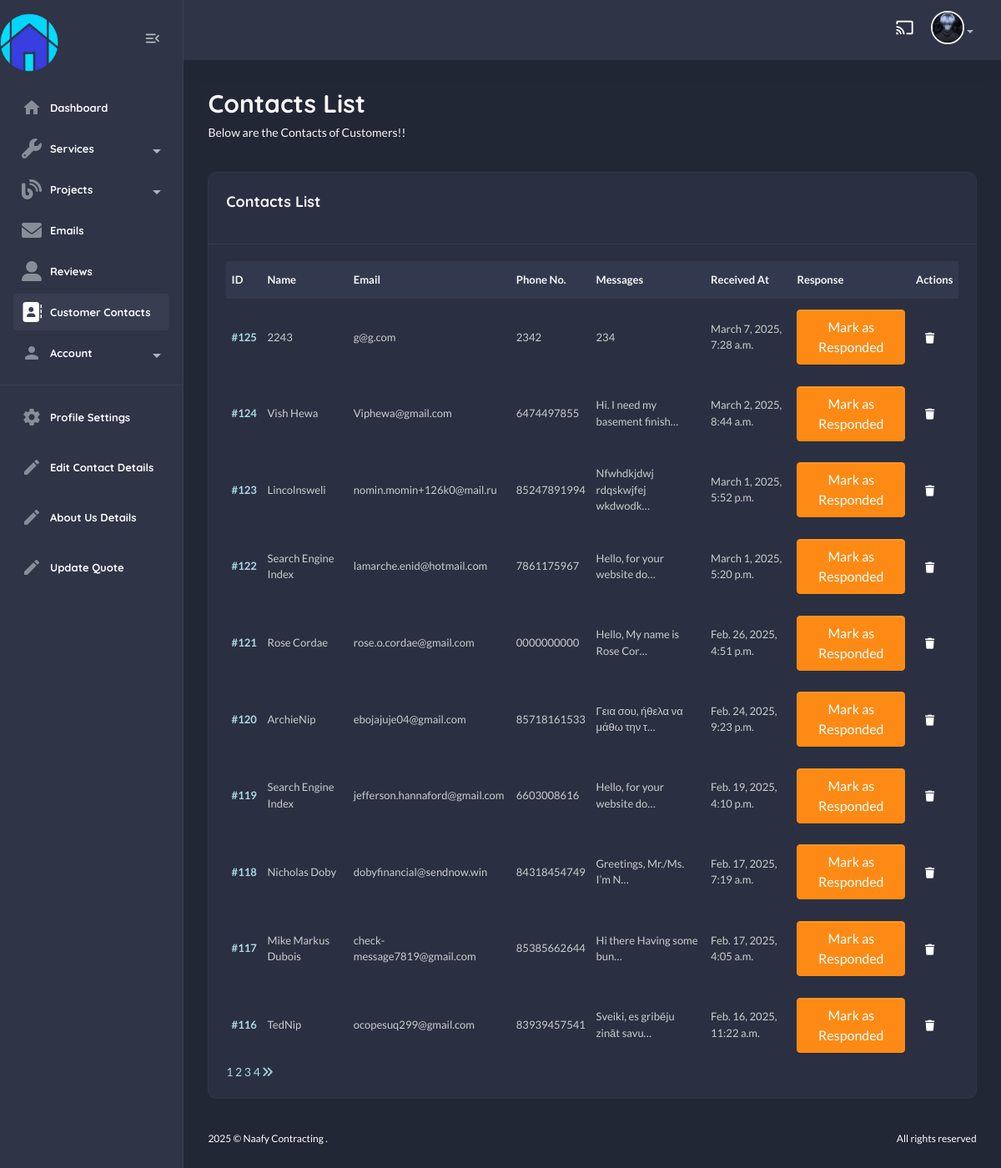
Page /useradmin/contacts/ (signed in) on the committed database.
### useradmin/models.py (models this page shows, shortened)
class Profile(models.Model):
    user = models.OneToOneField(User, on_delete=models.CASCADE)
    first_name = models.CharField(max_length=255, blank=True, null=True)
    last_name = models.CharField(max_length=255, blank=True, null=True)
    email = models.EmailField(max_length=255, blank=True, null=True)
    bio = models.TextField(default="This is My Bio!")
    address = models.CharField(max_length=255, blank=True, null=True)
    profile_image = models.ImageField(upload_to='profile_images/', blank=True, null=True)
    last_updated = models.DateTimeField(auto_now=True)

### contact/models.py (models this page shows, shortened)
class Contact(models.Model):
    name = models.CharField(max_length=100)
    email = models.EmailField(unique=True)
    phone_no = models.CharField(max_length=20, default="+123 456 7890")
    message = models.TextField()
    submitted_at = models.DateTimeField(auto_now_add=True)
    responded = models.BooleanField(default=False)

### useradmin/views.py (the view)
# urls.py: path("contacts/", views.contact_view, name="contact-list"),
@login_required
def contact_view(request):
    contacts = Contact.objects.all().order_by("-id")
    paginator = Paginator(contacts, 10)
    page_number = request.GET.get("page")
    page_obj = paginator.get_page(page_number)
    return render(request, "useradmin/contact-list.html", {"contacts":page_obj})

### home/context_processors.py (called while the page is built)
def default(request):
    contact_details = ContactDetails.objects.first()
    return {
        "contact_details" : contact_details,
    }

### templates/useradmin/contact-list.html (shortened to what this page needs)
{% extends "useradmin/base.html" %}
    {% load static %}
        {% block content %}
            <section class="content-main">
                <div class="content-header">
                    <div>
                        <h2 class="content-title card-title">Contacts List</h2>
                        <p>Below are the Contacts of Customers!!</p>
                    </div>
                </div>
                <div class="card mb-4">
                    <header class="card-header">
                        <h4 class="card-title">Contacts List</h4>
                    </header>
                    <div class="card-body">
                        <div class="table-responsive">
                            <div class="table-responsive">
                                <table class="table align-middle table-nowrap mb-0">
                                    <thead class="table-light">
                                        <tr>
                                            <th class="align-middle" scope="col">ID</th>
                                            <th class="align-middle" scope="col">Name</th>
                                            <th class="align-middle" scope="col">Email</th>
                                            <th class="align-middle" scope="col">Phone No.</th>
                                            <th class="align-middle" scope="col">Messages</th>
                                            <th class="align-middle" scope="col">Received At</th>
                                            <th class="align-middle" scope="col">Response</th>
                                            <th class="align-middle" scope="col">Actions</th>
                                        </tr>
                                    </thead>
                                    <tbody>
                                        {% for c in contacts %}
                                            <tr>
                                                <td><a href="{% url "useradmin:contact-detail" c.id %}" class="fw-bold">#{{c.id}}</a></td>
                                                <td>{{c.name}}</td>
                                                <td>{{c.email}}</td>
                                                <td>{{c.phone_no}}</td>
                                                <td>{{c.message|truncatechars:30}}</td>
                                                <td>{{c.submitted_at}}</td>
                                                <td>
                                                    {% if c.responded %}
                                                        <span class="badge bg-success">Responded</span>
                                                    {% else %}
                                                        <form method="POST" action="{% url "useradmin:contact-response" c.id %}">
                                                            <button type="submit" class="btn btn-warning">Mark as Responded</button>
                                                        </form>
                                                    {% endif %}
                                                </td>
                                                <td>
                                                    <a href="{% url 'useradmin:delete-contact' c.id %}" class="btn btn-sm d-inline"><i class="fas fa-trash"></i></a>
                                                </td>
                                            </tr>
                                        {% endfor %}
                                    </tbody>
                                </table>
                            </div>
                        </div>
                        {% if contacts %}
                            <div class="row">
                                <div class="col-lg-12">
                                    <div class="blog__pagination">
                                        {% for num in contacts.paginator.page_range %}
                                            {% if contacts.number == num %}
                                                <a href="?page={{ num }}" class="active">{{ num }}</a>
                                            {% else %}
                                                <a href="?page={{ num }}">{{ num }}</a>
                                            {% endif %}
                                        {% endfor %}
                                        {% if contacts.has_next %}
                                            <a href="?page={{ contacts.next_page_number }}"><i class="fa fa-angle-double-right"></i></a>
                                        {% endif %}
                                    </div>
                                </div>
                            </div>
                        {% endif %}
                    </div>
                </div>
            </section>
{% endblock content %}

### templates/useradmin/base.html (shortened to what this page needs)
{% load static %}
<!DOCTYPE html>
<html lang="en">
    <head>
        <link href="{% static 'assets1/css/main.css' %}" rel="stylesheet" type="text/css" />
        <link rel="stylesheet" href="https://use.fontawesome.com/releases/v5.15.4/css/all.css">
        <link rel="stylesheet" href="{% static 'css/custom.css' %}" type="text/css">
        <link rel="stylesheet" href="https://cdnjs.cloudflare.com/ajax/libs/font-awesome/6.0.0/css/all.min.css">
    </head>
    <body class="dark">
        <aside class="navbar-aside" id="offcanvas_aside">
            <div class="d-flex justify-content-center align-items-center">
                <a href="{% url 'home:home' %}" target="_blank" class="brand-wrap">
                    <img src="{% static 'img/logo.png' %}" class="logo mr-100 mt-3" width="70px" alt="Naafy Dashboard" />
                </a>
                <div class="mx-3">
                    <button class="btn btn-icon btn-aside-minimize">
                        <i class="text-muted material-icons md-menu_open"></i>
                    </button>
                </div>
            </div>
            <nav>
                <ul class="menu-aside">
                    <li class="menu-item {% url 'useradmin:dashboard' as dashboard_url %} {% if request.path == dashboard_url %}active{% endif %}">
                        <a class="menu-link" href="{% url 'useradmin:dashboard' %}">
                            <i class="icon material-icons md-home"></i>
                            <span class="text">Dashboard</span>
                        </a>
                    </li>
                    <li class="menu-item has-submenu">
                        <a class="menu-link" href="#">
                            <i class="icon fas fa-wrench"></i>
                            <span class="text">Services</span>
                        </a>
                    </li>
                    <li class="menu-item has-submenu">
                        <a class="menu-link" href="#">
                            <i class="icon fas fa-blog"></i>
                            <span class="text">Projects</span>
                        </a>
                    </li>
                    <li class="menu-item {% url 'useradmin:email-list' as email_list_url %} {% if request.path == email_list_url %}active{% endif %}">
                        <a class="menu-link" href="{% url 'useradmin:email-list' %}">
                            <i class="icon fas fa-envelope"></i>
                            <span class="text">Emails</span>
                        </a>
                    </li>
                    <li class="menu-item {% url 'useradmin:reviews-list' as reviews_list_url %} {% if request.path == reviews_list_url %}active{% endif %}">
                        <a class="menu-link" href="{% url 'useradmin:reviews-list' %}">
                            <i class="icon fas fa-user-alt"></i>
                            <span class="text">Reviews</span>
                        </a>
                    </li>
                    <li class="menu-item {% url 'useradmin:contact-list' as contact_list_url %} {% if request.path == contact_list_url %}active{% endif %}">
                        <a class="menu-link" href="{% url 'useradmin:contact-list' %}">
                            <i class="icon fas fa-address-book"></i>
                            <span class="text">Customer Contacts</span>
                        </a>
                    </li>
                        <li class="menu-item has-submenu">
                            <a class="menu-link">
                                <i class="icon material-icons md-person"></i>
                                <span class="text">Account</span>
                            </a>
                </ul>
                <hr />
                <ul class="menu-aside">
                    <li class="menu-item">
                        <a class="menu-link" href="{% url "useradmin:profile" %}">
                            <i class="icon material-icons md-settings"></i>
                            <span class="text">Profile Settings</span>
                        </a>
                    </li>
                </ul>
                <ul class="menu-aside">
                    <li class="menu-item">
                        <a class="menu-link" href="{% url "useradmin:contact-details" %}">
                            <i class="icon material-icons md-edit"></i>
                            <span class="text">Edit Contact Details</span>
                        </a>
                    </li>
                </ul>
                <ul class="menu-aside">
                    <li class="menu-item">
                        <a class="menu-link" href="{% url "useradmin:about-us" %}">
                            <i class="icon material-icons md-edit"></i>
                            <span class="text">About Us Details</span>
                        </a>
                    </li>
                </ul>
                <ul class="menu-aside">
                    <li class="menu-item">
                        <a class="menu-link" href="{% url "useradmin:quote-view" %}">
                            <i class="icon material-icons md-edit"></i>
                            <span class="text">Update Quote</span>
                        </a>
                    </li>
                </ul>
                <br />
                <br />
            </nav>
        </aside>
        <main class="main-wrap">
            <header class="main-header navbar">
                <div class="col-nav ms-auto">
                    <ul class="nav ms-auto">
                        <li class="nav-item">
                            <a href="#" class="requestfullscreen nav-link btn-icon"><i class="material-icons md-cast"></i></a>
                        </li>
                        <li class="dropdown nav-item">
                            {% if request.user.profile.profile_image %}
                            <a class="dropdown-toggle" data-bs-toggle="dropdown" href="#" id="dropdownAccount" aria-expanded="false"> <img class="img-xs rounded-circle" src="{{request.user.profile.profile_image.url}}" alt="User" /></a>
                            {% endif %}
                        </li>
                    </ul>
                </div>
            </header>
            {% block content %}
            {% endblock content %}
            <footer class="main-footer font-xs">
                <div class="row pb-30 pt-15">
                    <div class="col-sm-6">
                        &copy; Naafy Contracting .
                    </div>
                    <div class="col-sm-6">
                        <div class="text-sm-end">All rights reserved</div>
                    </div>
                </div>
            </footer>
        </main>
    </body>
</html>

### rows in the picture
Contact: id "125", name "2243", email "g@g.com", phone_no "2342", message "234", submitted_at "March 7, 2025, 7:28 a.m.", responded "Mark as Responded"
Contact: id "124", name "Vish Hewa", email "Viphewa@gmail.com", phone_no "6474497855", message "Hi. I need my basement finish…", submitted_at "March 2, 2025, 8:44 a.m.", responded "Mark as Responded"
Contact: id "123", name "Lincolnsweli", email "nomin.momin+126k0@mail.ru", phone_no "85247891994", message "Nfwhdkjdwj rdqskwjfej wkdwodk…", submitted_at "March 1, 2025, 5:52 p.m.", responded "Mark as Responded"
Contact: id "122", name "Search Engine Index", email "lamarche.enid@hotmail.com", phone_no "7861175967", message "Hello, for your website do…", submitted_at "March 1, 2025, 5:20 p.m.", responded "Mark as Responded"
Contact: id "121", name "Rose Cordae", email "rose.o.cordae@gmail.com", phone_no "0000000000", message "Hello, My name is Rose Cor…", submitted_at "Feb. 26, 2025, 4:51 p.m.", responded "Mark as Responded"
Contact: id "120", name "ArchieNip", email "ebojajuje04@gmail.com", phone_no "85718161533", message "Γεια σου, ήθελα να μάθω την τ…", submitted_at "Feb. 24, 2025, 9:23 p.m.", responded "Mark as Responded"
Contact: id "119", name "Search Engine Index", email "jefferson.hannaford@gmail.com", phone_no "6603008616", message "Hello, for your website do…", submitted_at "Feb. 19, 2025, 4:10 p.m.", responded "Mark as Responded"
Contact: id "118", name "Nicholas Doby", email "dobyfinancial@sendnow.win", phone_no "84318454749", message "Greetings, Mr./Ms. I’m N…", submitted_at "Feb. 17, 2025, 7:19 a.m.", responded "Mark as Responded"
Contact: id "117", name "Mike Markus Dubois", email "check-message7819@gmail.com", phone_no "85385662644", message "Hi there Having some bun…", submitted_at "Feb. 17, 2025, 4:05 a.m.", responded "Mark as Responded"
Contact: id "116", name "TedNip", email "ocopesuq299@gmail.com", phone_no "83939457541", message "Sveiki, es gribēju zināt savu…", submitted_at "Feb. 16, 2025, 11:22 a.m.", responded "Mark as Responded"

### other values in the picture
{{ num }} "1"
{{ num }} "2" "3" "4"
